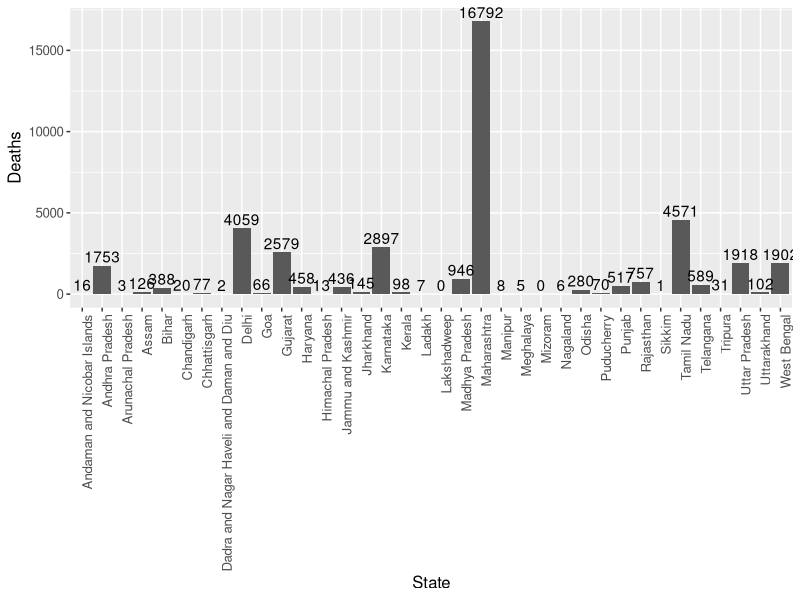

Source code (R):


{
  data=read.csv("covid-deaths.csv")
  data
  
  str(data)
  library(ggplot2)
  ggplot(data,aes(State,Deaths))+
    geom_bar(stat="identity")+
    geom_text(aes(label=Deaths), position=position_dodge(width=0.2), vjust=-0.25)+
    
    theme(text = element_text(size=12),axis.text.x = element_text(angle=90, hjust=1)) 
  
}
